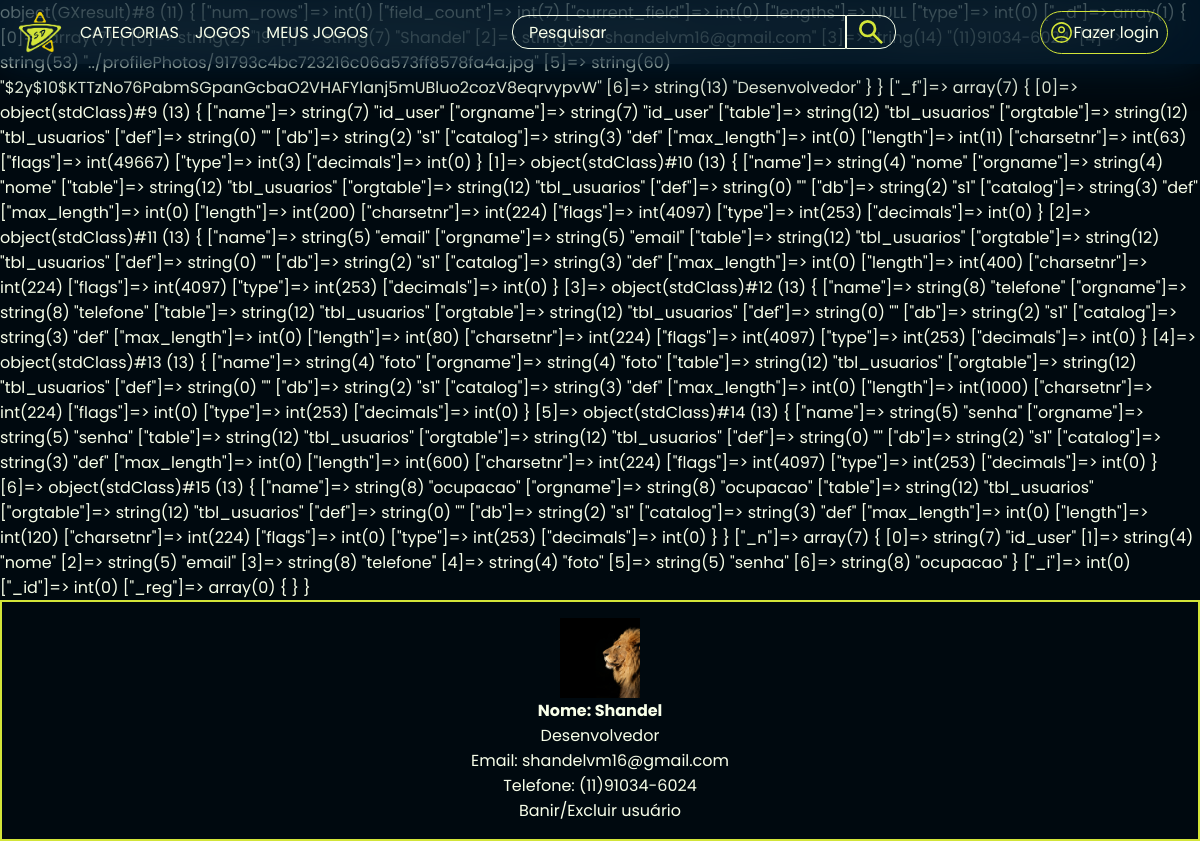
Page /stardustPlay/php/listarUsers.php on the earlier database version.
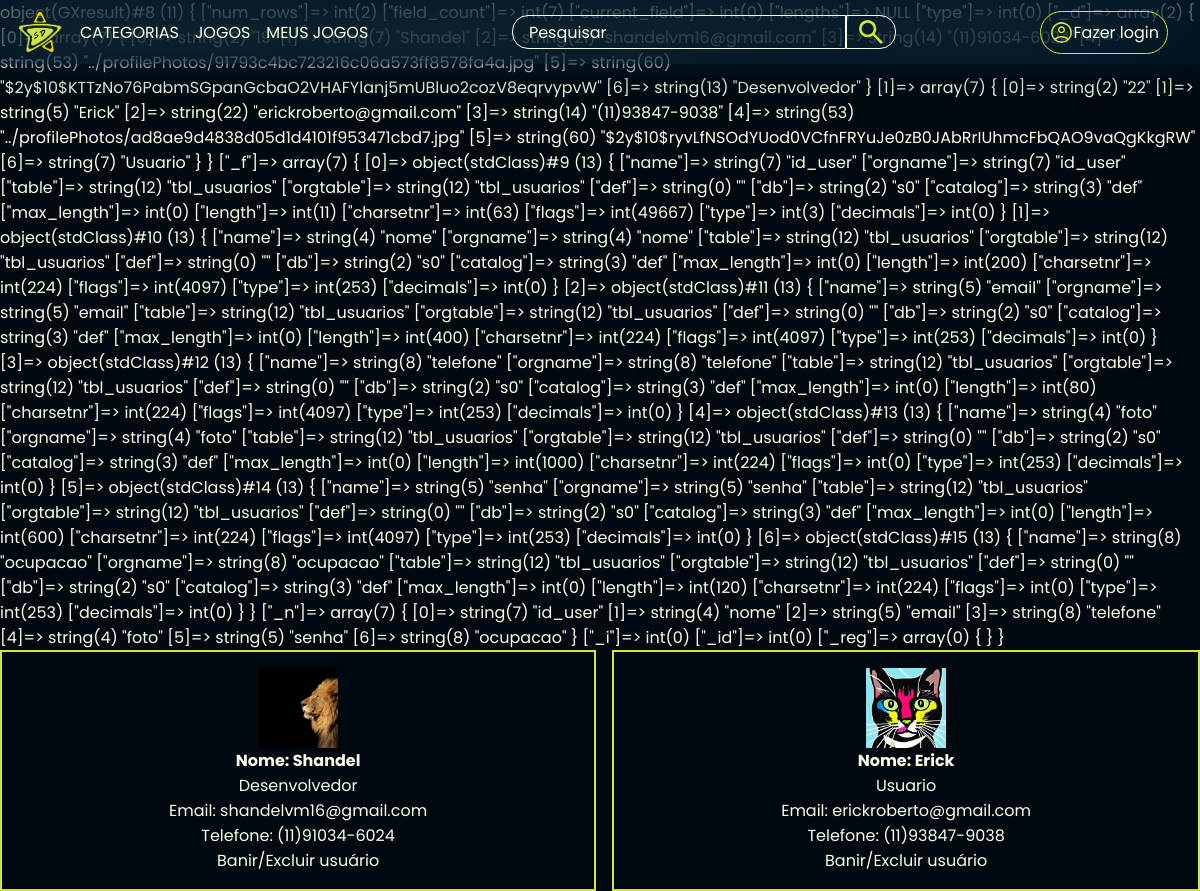
Same page on the later database version.
### tables this page shows
CREATE TABLE IF NOT EXISTS `tbl_usuarios` (
  `id_user` int NOT NULL AUTO_INCREMENT,
  `nome` varchar(50) NOT NULL,
  `email` varchar(100) NOT NULL,
  `telefone` varchar(20) NOT NULL,
  `foto` varchar(250) DEFAULT '../profilePhotos/photoPadrao.png',
  `senha` varchar(150) NOT NULL,
  `ocupacao` varchar(30) DEFAULT NULL,
  PRIMARY KEY (`id_user`)
);

### stardustPlay/php/listarUsers.php (the view, shortened to what this page needs)
<?php include('topo.php'); ?>
<link rel="stylesheet" href="../css/listarUser.css">
<body>
    <?php
    include('header.php');
    require('connect.php');
    $usuarios = mysqli_query($conn, "SELECT * FROM `tbl_usuarios`;");
    echo var_dump($usuarios);
    echo "<div class=container_profiles>";
    while($user = mysqli_fetch_assoc($usuarios)){
        echo "<div class=card_profile>";
            echo "<img src= $user[foto]>";
            echo "<h4>Nome: $user[nome]</h4>";
            echo "<p>$user[ocupacao]</p>";
            echo "<p>Email: $user[email]</p>";
            echo "<p>Telefone: $user[telefone]</p>";
            echo "<a href=javascript:excluirUser($user[id_user])>Banir/Excluir usuário</a>";
        echo "</div>";
    }
    echo "</div>";
    ?>
</body>
</html>

### stardustPlay/php/topo.php (shortened to what this page needs)
<!DOCTYPE html>
<html lang="pt-br">
<head>
    <link rel="stylesheet" href="https://cdnjs.cloudflare.com/ajax/libs/font-awesome/6.0.0-beta3/css/all.min.css">
    <link
        rel="stylesheet"
        href="https://cdn.jsdelivr.net/npm/swiper@11/swiper-bundle.min.css" />
    <link rel="stylesheet" href="../css/root.css">
</head>

### stardustPlay/php/header.php (shortened to what this page needs)
<link rel="stylesheet" href="../css/header.css">
<header>
    <nav class="cabecalho">
        <div class="container">
            <a href="pagInicial.php" class="linkHome">
                <img src="../imgs/logo_light_stardust.png" alt="Logo" class="linkHome_logo container_imgs">
            </a>
            <ul class="opcoes">
                <label for="categoria">
                    <li class="opcoes_item">CATEGORIAS</li>
                </label>
                <li class="opcoes_item"><a href="pagJogos.php">JOGOS</a></li>
                <li class="opcoes_item"><a href="#">MEUS JOGOS</a></li>
            </ul>
        </div>
        <div class="content_pesquisa">
            <input type="search" id="pesquisar" name="pesquisar" placeholder="Pesquisar" class="container_pesquisa" autocomplete="off">
            <img src="../imgs/icon_lupa.svg" alt="pesquisar" onclick="javascript:pesquisar()">
        </div>
        <div class="container">
            <?php
            if (isset($_SESSION['logado']) && $_SESSION['logado'] == true) {
                echo "<p>" . $_SESSION['welcome'] . "</p>";
                echo "<img src=$_SESSION[foto] class='logado_foto container_imgs'>";
                echo "<a href=logout.php><img src=../imgs/icon_logout.svg class='container_imgs'></a>";
            } else {
                echo "<div class=container_login onclick='javascript:linkLogin()'>";
                echo "<img src=../imgs/perfil_icon_dark.svg alt=Login class=container_login_img>";
                echo "<p class=container_login_txt>Fazer login</p>";
                echo "</div>";
            }
            ?>
        </div>
    </nav>
</header>

### stardustPlay/css/root.css (style rules this page uses)
:root { --cor-primaria: #00090f; --cor-primaria-hover: #011d31; --cor-primaria-glass: #01213a77; --cor-secundaria: #d3e538; --cor-secundaria-hover: #c8d836; --cor-terciaria: #f8ffe9; --cor-quarta: #c1292e; --cor-quinta: #f1d302; --fonte-principal: "Poppins", sans-serif; --fonte-titulo: "Montserrat Alternates", sans-serif; --fonte-texto: "lato", sans-serif; }
* { margin: 0; padding: 0; box-sizing: border-box; }
body { position: relative; z-index: 0; overflow-x: hidden; color: var(--cor-terciaria); font-family: var(--fonte-principal); background-color: var(--cor-primaria); background-size: cover; background-position: center; background-attachment: fixed; background-repeat: no-repeat; }
a { text-decoration: none; color: var(--cor-terciaria); }

### stardustPlay/css/listarUser.css (style rules this page uses)
.container_profiles { display: flex; flex-wrap: wrap; gap: 1em; }
.card_profile { display: flex; flex-direction: column; flex-grow: 1; padding: 1em; align-items: center; border: 2px solid var(--cor-secundaria); }
.card_profile img { height: 5em; width: 5em; object-fit: cover; }

### stardustPlay/css/header.css (style rules this page uses)
header { position: fixed; width: 100vw; top: 0; z-index: 3; }
.cabecalho { display: flex; justify-content: space-between; align-items: center; background-color: var(--cor-primaria-glass); backdrop-filter: blur(30px); box-shadow: 0px 0px 40px var(--cor-primaria-hover); color: var(--cor-terciaria); padding: 0 1em; }
.container { display: flex; align-items: center; justify-content: center; gap: 1em; }
.container_imgs { height: 3em; margin: 0.5em 0; }
.linkHome { display: flex; text-decoration: none; color: var(--cor-terciaria); }
.opcoes { display: flex; list-style: none; gap: 1em; }
.opcoes li { cursor: pointer; }
.content_pesquisa { display: flex; align-items: center; justify-content: center; }
.container_pesquisa { all: unset; height: 2em; min-width: 10em; border: 1px solid var(--cor-terciaria); border-radius: 1em 0em 0em 1em; padding-left: 1em; }
.container_pesquisa::placeholder { color: var(--cor-terciaria); }
.content_pesquisa img { padding: 0 0.5em; height: 100%; border-radius: 0 1em 1em 0; border: 1px solid; cursor: pointer; }
.container>a { display: flex; align-items: center; }
.container_login { display: flex; align-items: center; border: 1px solid var(--cor-secundaria); padding: 0.5em 0.5em; border-radius: 2em; margin-right: 1em; cursor: pointer; }
.container_login_img { height: 25px; }
.container_login_txt { margin: 0; }

Differences in the rows shown:
added tbl_usuarios: foto (picture), nome "Erick", ocupacao "Usuario", email "erickroberto@gmail.com", telefone "(11)93847-9038"
Other differences:
var_dump($usuarios): "object(GXresult)#8 (11) { [\"num_rows\"]=> int(1) [\"field_count\"]=> int(7) [\"current_field\"]=> int(0) [\"lengths\"]=> NULL [\"type\"]=> int(0) [\"_d\"]=> array(1) { [0]=> array(7) { [0]=> string(2) \"19\" [1]=> string(7) \"Shandel\" [2]=> string(21) \"shandelvm16@gmail.com\" [3]=> string(14) \"(11)91034-6024\" [4]=> string(53) \"../profilePhotos/91793c4bc723216c06a573ff8578fa4a.jpg\" [5]=> string(60) \"$2y$10$KTTzNo76PabmSGpanGcbaO2VHAFYlanj5mUBluo2cozV8eqrvypvW\" [6]=> string(13) \"Desenvolvedor\" } } [\"_f\"]=> array(7) { [0]=> object(stdClass)#9 (13) { [\"name\"]=> string(7) \"id_user\" [\"orgname\"]=> string(7) \"id_user\" [\"table\"]=> string(12) \"tbl_usuarios\" [\"orgtable\"]=> string(12) \"tbl_usuarios\" [\"def\"]=>…" → "object(GXresult)#8 (11) { [\"num_rows\"]=> int(2) [\"field_count\"]=> int(7) [\"current_field\"]=> int(0) [\"lengths\"]=> NULL [\"type\"]=> int(0) [\"_d\"]=> array(2) { [0]=> array(7) { [0]=> string(2) \"19\" [1]=> string(7) \"Shandel\" [2]=> string(21) \"shandelvm16@gmail.com\" [3]=> string(14) \"(11)91034-6024\" [4]=> string(53) \"../profilePhotos/91793c4bc723216c06a573ff8578fa4a.jpg\" [5]=> string(60) \"$2y$10$KTTzNo76PabmSGpanGcbaO2VHAFYlanj5mUBluo2cozV8eqrvypvW\" [6]=> string(13) \"Desenvolvedor\" } [1]=> array(7) { [0]=> string(2) \"22\" [1]=> string(5) \"Erick\" [2]=> string(22) \"erickroberto@gmail.com\" [3]=> string(14) \"(11)93847-9038\" [4]=> string(53) \"../profilePhotos/ad8ae9d4838d05d1d4101f953471cbd7.jpg\"…"
